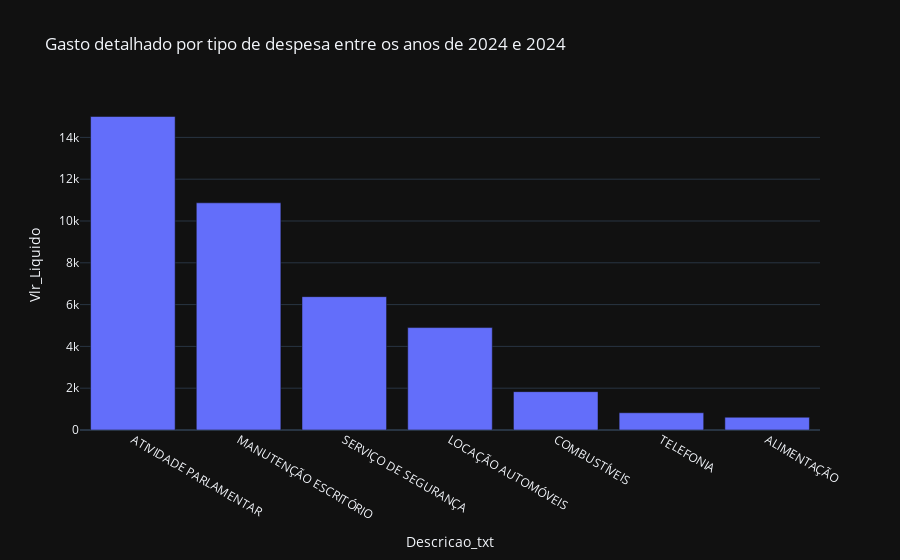

The notebook cell this image was saved under:
### Code cell
fig_gastos_tipo = px.bar(df_despesas_tipo_mes_filtered,
                           x = 'Descricao_txt',
                           y = 'Vlr_Liquido',
                           title= f'Gasto detalhado por tipo de despesa entre os anos de {ano_menor} e {ano_maior}')
fig_gastos_tipo.show()

### Figure 1 — Plotly figure (JSON) as saved in the notebook; plotly's stock layout.template omitted (floating-point values rounded to 4 significant figures)
{"data": [{"alignmentgroup": "True", "hovertemplate": "Descricao_txt=%{x}<br>Vlr_Liquido=%{y}<extra></extra>", "legendgroup": "", "marker": {"color": "#636efa", "pattern": {"shape": ""}}, "name": "", "offsetgroup": "", "orientation": "v", "showlegend": false, "textposition": "auto", "type": "bar", "x": ["ATIVIDADE PARLAMENTAR", "MANUTENÇÃO ESCRITÓRIO", "SERVIÇO DE SEGURANÇA", "LOCAÇÃO AUTOMÓVEIS", "COMBUSTÍVEIS", "TELEFONIA", "ALIMENTAÇÃO"], "xaxis": "x", "y": [15000, 10870.0, 6380.0, 4900, 1835.0, 825.8, 611.5], "yaxis": "y"}], "layout": {"barmode": "relative", "legend": {"tracegroupgap": 0}, "title": {"text": "Gasto detalhado por tipo de despesa entre os anos de 2024 e 2024"}, "xaxis": {"anchor": "y", "domain": [0, 1], "title": {"text": "Descricao_txt"}}, "yaxis": {"anchor": "x", "domain": [0, 1], "title": {"text": "Vlr_Liquido"}}}}
